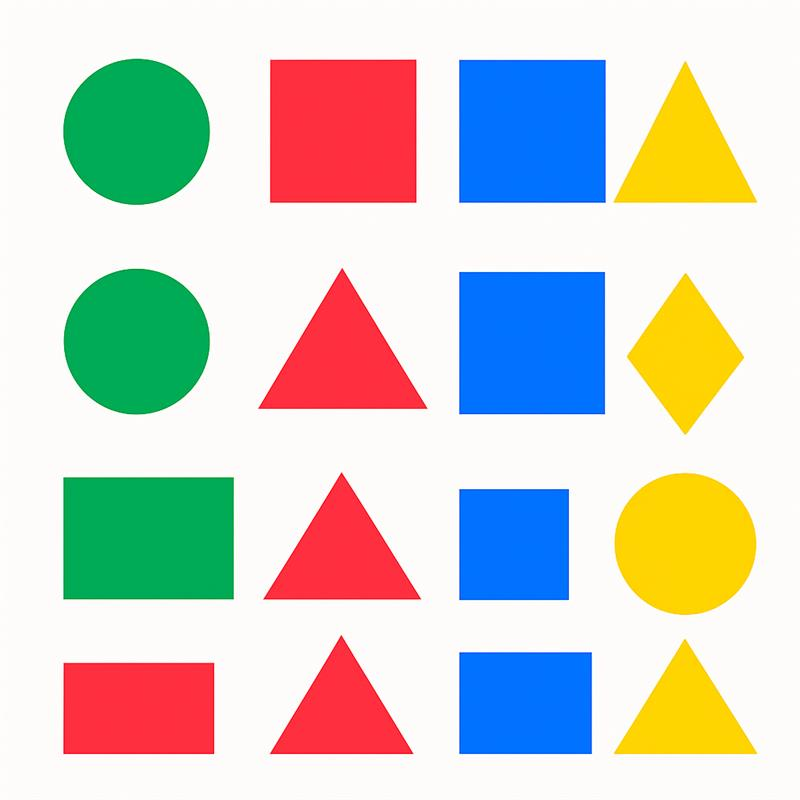
#> input picture Tareas/Contar-Figuras/figura.png, 800 x 800 px
$ python contar-figuras.py
#> lines starting #> are read from the running program, lines starting #| are printed output that depends on the picture; after the words box and inside, x2 and y2 are one past the last pixel; in counts of white or black regions, pixels touching at a corner belong together
# Cargar imagen
# Cambiarla a HSV
# Utilizar el rango de color humbral alto y bajo
# Detectar figuras por color

import cv2 as cv
img = cv.imread('figura.png', 1)
#> img is the input picture: shape (800, 800, 3); mean B, G, R 200.1, 206.5, 205.1
img2 = cv.cvtColor(img, cv.COLOR_BGR2RGB)
img3 = cv.cvtColor(img2, cv.COLOR_RGB2HSV)
#> img3: shape (800, 800, 3); mean H, S, V 57.3, 89, 246

# Rojo
umbralRojoBajo=(0, 80, 80)
umbralRojoAlto=(10, 255, 255)
umbralRojoBajoB=(170, 80,80)
umbralRojoAltoB=(180, 255, 255)

mascaraRojo1 = cv.inRange(img3, umbralRojoBajo, umbralRojoAlto)
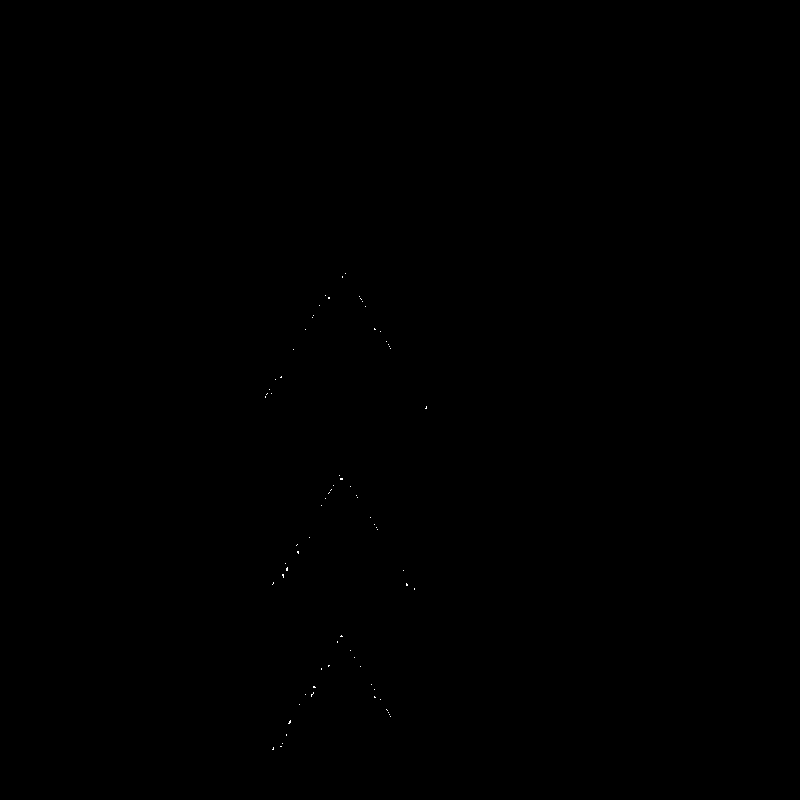
#> mascaraRojo1: shape (800, 800); 0.02% white in thin lines or dots, all inside (x1, y1, x2, y2) = (265, 273, 427, 750)
mascaraRojo2 = cv.inRange(img3, umbralRojoBajoB, umbralRojoAltoB)
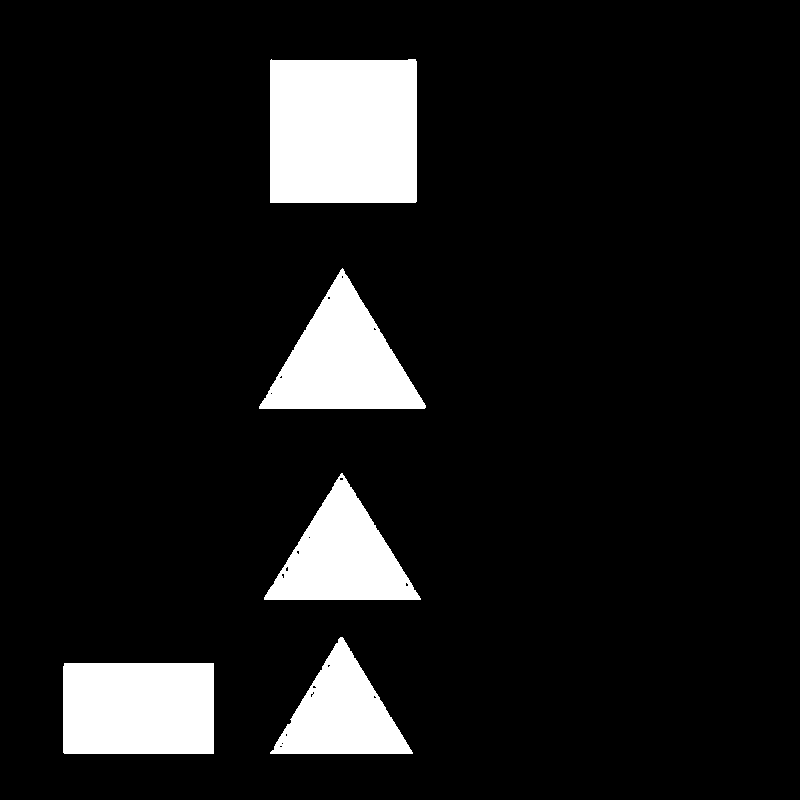
#> mascaraRojo2: shape (800, 800); 10.2% white; 5 white regions, box (x1, y1, x2, y2) and area: (270, 59, 417, 203) 21028, (63, 663, 214, 754) 13737, (259, 268, 426, 409) 11994, (264, 473, 421, 600) 10152, (270, 637, 413, 754) 8538

mascaraRojo = mascaraRojo1 + mascaraRojo2
#> mascaraRojo: shape (800, 800); 10.2% white; 5 white regions, box (x1, y1, x2, y2) and area: (270, 59, 417, 203) 21028, (63, 663, 214, 754) 13737, (259, 268, 427, 409) 12034, (264, 473, 421, 600) 10206, (270, 635, 413, 754) 8592

# Verde
umbralVerdeBajo=(30, 80, 80)
umbralVerdeAlto=(80, 255, 255)

mascaraVerde = cv.inRange(img3, umbralVerdeBajo, umbralVerdeAlto)
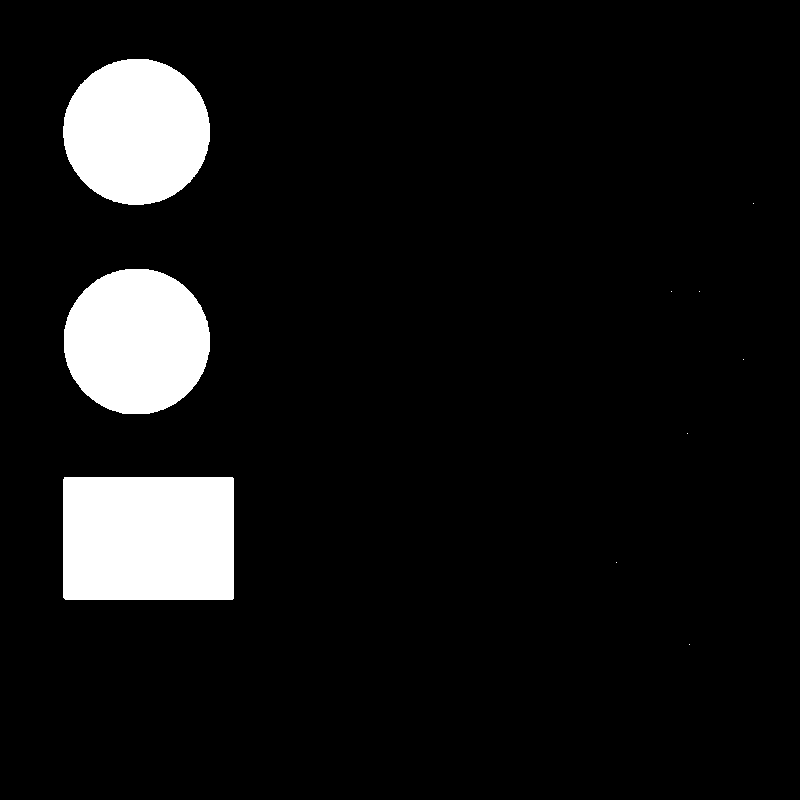
#> mascaraVerde: shape (800, 800); 8.5% white; 10 white regions (7 under 20 px), largest, box (x1, y1, x2, y2) and area: (63, 477, 234, 600) 21026, (63, 59, 210, 205) 16869, (64, 269, 210, 414) 16800

# Azul
umbralAzulBajo=(100, 80, 80)
umbralAzulAlto=(140, 255, 255)

mascaraAzul = cv.inRange(img3, umbralAzulBajo, umbralAzulAlto)
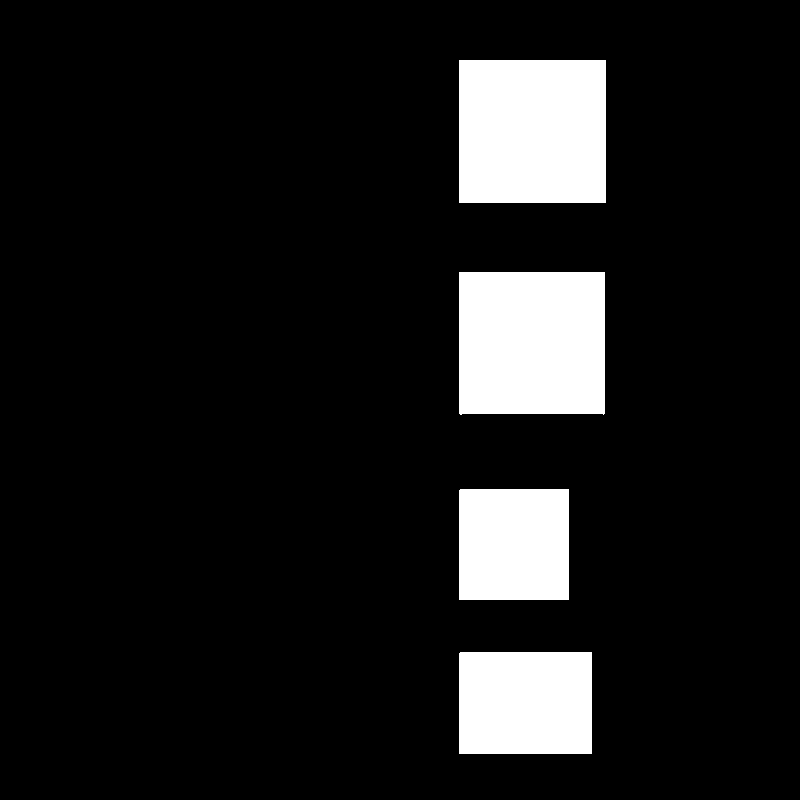
#> mascaraAzul: shape (800, 800); 10.6% white; 4 white regions, box (x1, y1, x2, y2) and area: (459, 60, 606, 203) 21021, (459, 272, 605, 415) 20735, (459, 652, 592, 754) 13565, (459, 489, 569, 600) 12209

# Amarillo
umbralAmarilloBajo=(15, 80, 80)
umbralAmarilloAlto=(35, 255, 255)

mascaraAmarillo = cv.inRange(img3, umbralAmarilloBajo, umbralAmarilloAlto)
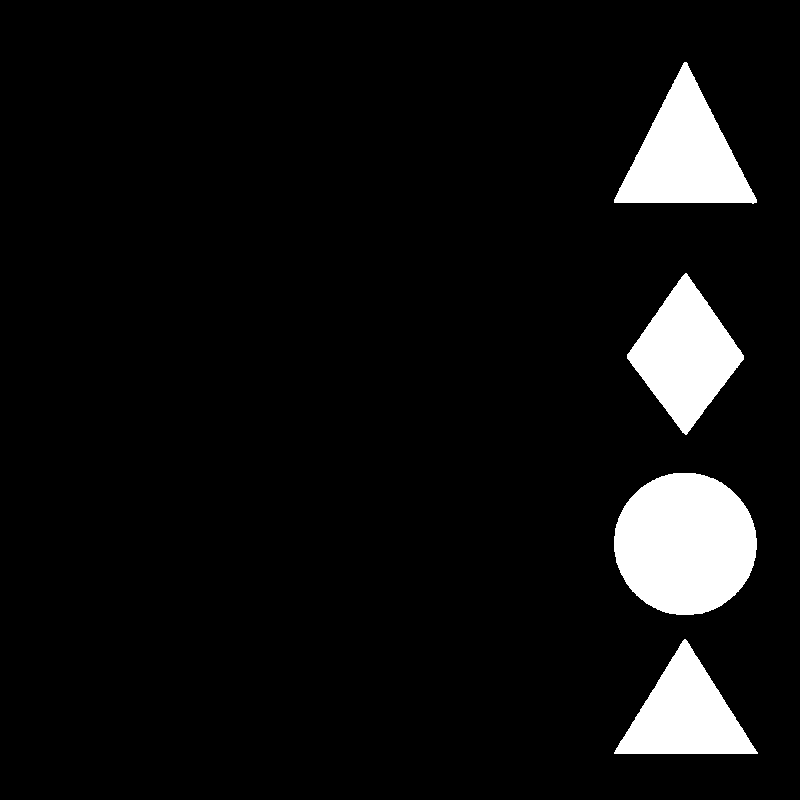
#> mascaraAmarillo: shape (800, 800); 7% white; 4 white regions

cv.imshow('mascara', mascaraRojo)
contours, _ = cv.findContours(mascaraRojo, cv.RETR_EXTERNAL, cv.CHAIN_APPROX_SIMPLE)
#> contours = 5 contours; box (x1, y1, x2, y2) and area: (270, 59, 417, 203) 20740, (63, 663, 214, 754) 13497, (259, 268, 427, 409) 11810, (264, 473, 421, 600) 10000, (270, 635, 413, 754) 8402

if contours:
    largest_contour = max(contours, key=cv.contourArea)
#> largest_contour = contour of 11 points, box (x1, y1, x2, y2) (270, 59, 417, 203), area 20740
    ((x, y), radius) = cv.minEnclosingCircle(largest_contour)
#> x = 342.5; y = 130.5; radius = 101.8
    if radius > 10:
        img2 = img[int(y-radius):int(y+radius), int(x-radius):int(x+radius)]
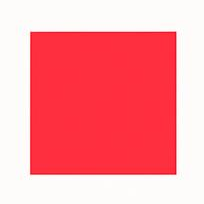
#> img2: shape (204, 204, 3); mean B, G, R 155.5, 148.2, 253
        cv.imshow('img2', img2)

print("N Figuras Rojas: ")

cv.imshow('mascara', mascaraVerde)
print("N Figuras Verdes: ")

cv.imshow('mascara', mascaraAzul)
print("N Figuras Azules: ")

cv.imshow('mascara', mascaraAmarillo)
print("N Figuras Amarillas: ")

cv.waitKey(0)
cv.destroyAllWindows()
